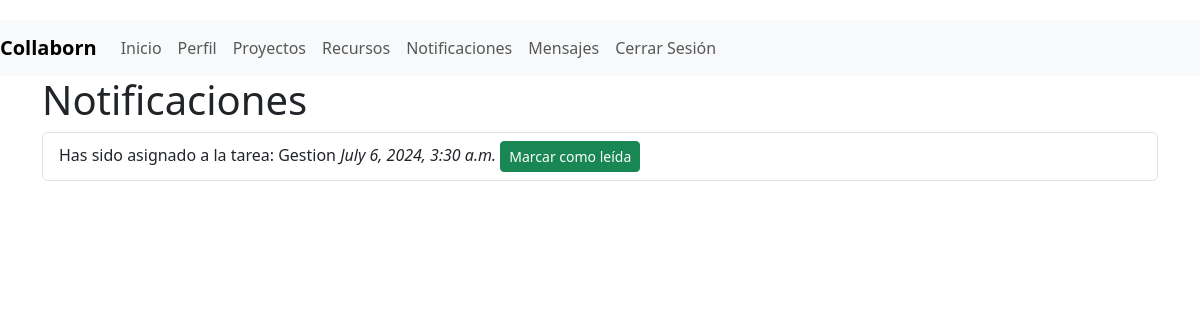
The app's page /notificaciones/ (signed in), older data.
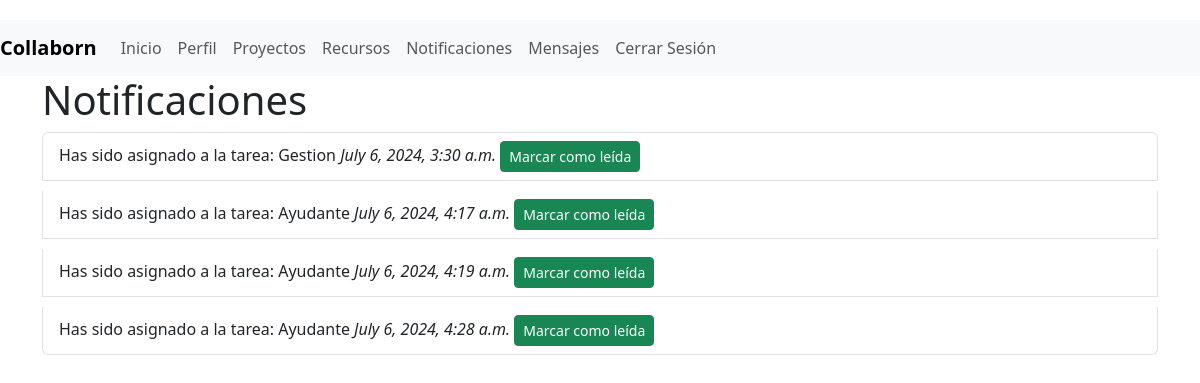
The same page, newer data.
### myapp/models.py (models this page shows, shortened)
class Notificacion(models.Model):
    usuario = models.ForeignKey(User, on_delete=models.CASCADE)
    mensaje = models.TextField()
    leida = models.BooleanField(default=False)
    fecha_creacion = models.DateTimeField(auto_now_add=True)
    leida = models.BooleanField(default=False)

### myapp/views.py (the view)
# urls.py: path('notificaciones/', views.listar_notificaciones, name='listar_notificaciones'),
@login_required
def listar_notificaciones(request):
    notificaciones = request.user.notificacion_set.filter(leida=False)
    return render(request, 'myapp/listar_notificaciones.html', {'notificaciones': notificaciones})

### myapp/templates/myapp/listar_notificaciones.html (shortened to what this page needs)
{% extends 'myapp/base.html' %}
{% block content %}
<h1>Notificaciones</h1>
<ul class="list-group">
    {% for notificacion in notificaciones %}
    <li class="list-group-item">
        {{ notificacion.mensaje }} <em>{{ notificacion.fecha_creacion }}</em>
        <form method="post" action="{% url 'marcar_notificacion_leida' notificacion.id %}" style="display:inline;">
            <button type="submit" class="btn btn-sm btn-success">Marcar como leída</button>
        </form>
    </li>
    {% endfor %}
</ul>
{% endblock %}

Row changes from the older to the newer data that the page shows:
added Notificacion: mensaje "Has sido asignado a la tarea: Ayudante", fecha_creacion "July 6, 2024, 4:17 a.m."
added Notificacion: mensaje "Has sido asignado a la tarea: Ayudante", fecha_creacion "July 6, 2024, 4:19 a.m."
added Notificacion: mensaje "Has sido asignado a la tarea: Ayudante", fecha_creacion "July 6, 2024, 4:28 a.m."
